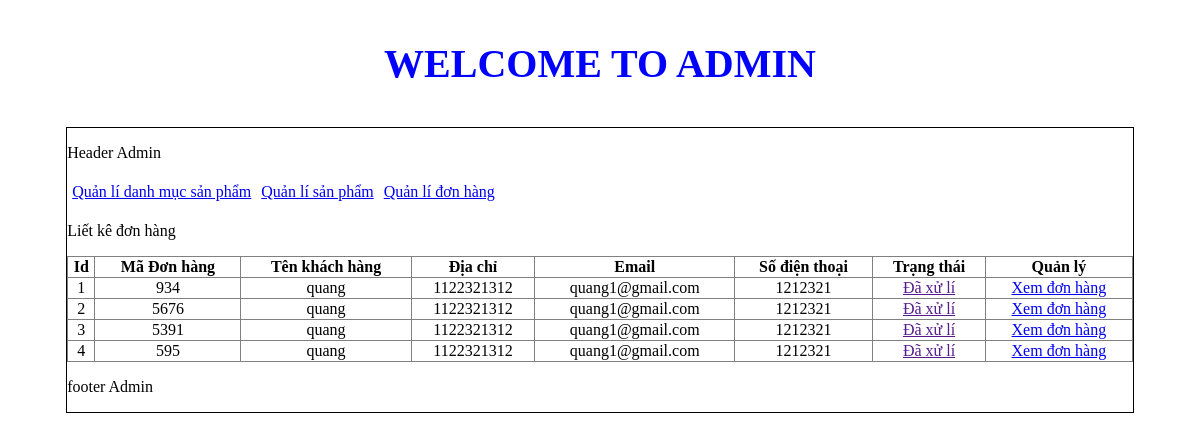
Screenshot of /admin/index.php?action=quanlidonhang&query=lietke with the database file from the repository.
### tables this page shows
CREATE TABLE `tbl_cart` (
  `id_cart` int(11) NOT NULL,
  `id_khachhang` int(11) NOT NULL,
  `code_cart` varchar(10) NOT NULL,
  `status` int(11) NOT NULL
);

CREATE TABLE `tbl_user` (
  `user_id` int(11) NOT NULL,
  `user_email` varchar(100) NOT NULL,
  `user_password` varchar(100) NOT NULL,
  `user_fullname` varchar(100) NOT NULL,
  `user_gender` varchar(100) NOT NULL,
  `user_phone` int(15) NOT NULL,
  `user_address` varchar(200) NOT NULL
);

### admin/modules/quanlidonhang/lietke.php (the view)
<p>Liết kê đơn hàng</p>
<?php
    $sql_lietke_dh = "SELECT * FROM tbl_cart,tbl_user WHERE tbl_cart.id_khachhang = tbl_user.user_id ORDER BY id_cart DESC";
    $query_kietke_dh = mysqli_query($con, $sql_lietke_dh )
?>
<table border="1px" style="border-collapse: collapse; width:100%" >
    <tr>
        <th>Id</th>
        <th>Mã Đơn hàng</th>
        <th>Tên khách hàng</th>
        <th>Địa chỉ</th>
        <th>Email</th>
        <th>Số điện thoại</th>
        <th>Trạng thái</th>
        <th>Quản lý</th>
    </tr>
    <?php
        $i = 0;
        while($row = mysqli_fetch_array($query_kietke_dh)){
            $i++;
    ?>
    <tr align="center">
        <td><?php echo $i ?></td>
        <td><?php echo $row['code_cart'] ?></td>
        <td><?php echo $row['user_fullname'] ?></td>
        <td><?php echo $row['user_address'] ?></td>
        <td><?php echo $row['user_email'] ?></td>
        <td><?php echo $row['user_phone'] ?></td>
        <td>
            <?php if($row['status'] == 1){
                echo '<a href="modules/quanlidonhang/xuly.php?&code='.$row['code_cart'] .'">Đơn hàng mới</a>';
            }else{
                echo '<a href="">Đã xử lí</a>';
            }
            ?>
        </td>
        <td>
            <a href="index.php?action=donhang&query=xemdonhang&code=<?php echo $row['code_cart']?>">Xem đơn hàng</a>
        </td>
    </tr>
    <?php
    }
    ?>
</table>

### rows the page displays
tbl_cart: code_cart "934", tbl_user.user_fullname "quang", tbl_user.user_address "1122321312", tbl_user.user_email "quang1@gmail.com", tbl_user.user_phone "1212321", status "Đã xử lí"
tbl_cart: code_cart "5676", tbl_user.user_fullname "quang", tbl_user.user_address "1122321312", tbl_user.user_email "quang1@gmail.com", tbl_user.user_phone "1212321", status "Đã xử lí"
tbl_cart: code_cart "5391", tbl_user.user_fullname "quang", tbl_user.user_address "1122321312", tbl_user.user_email "quang1@gmail.com", tbl_user.user_phone "1212321", status "Đã xử lí"
tbl_cart: code_cart "595", tbl_user.user_fullname "quang", tbl_user.user_address "1122321312", tbl_user.user_email "quang1@gmail.com", tbl_user.user_phone "1212321", status "Đã xử lí"
